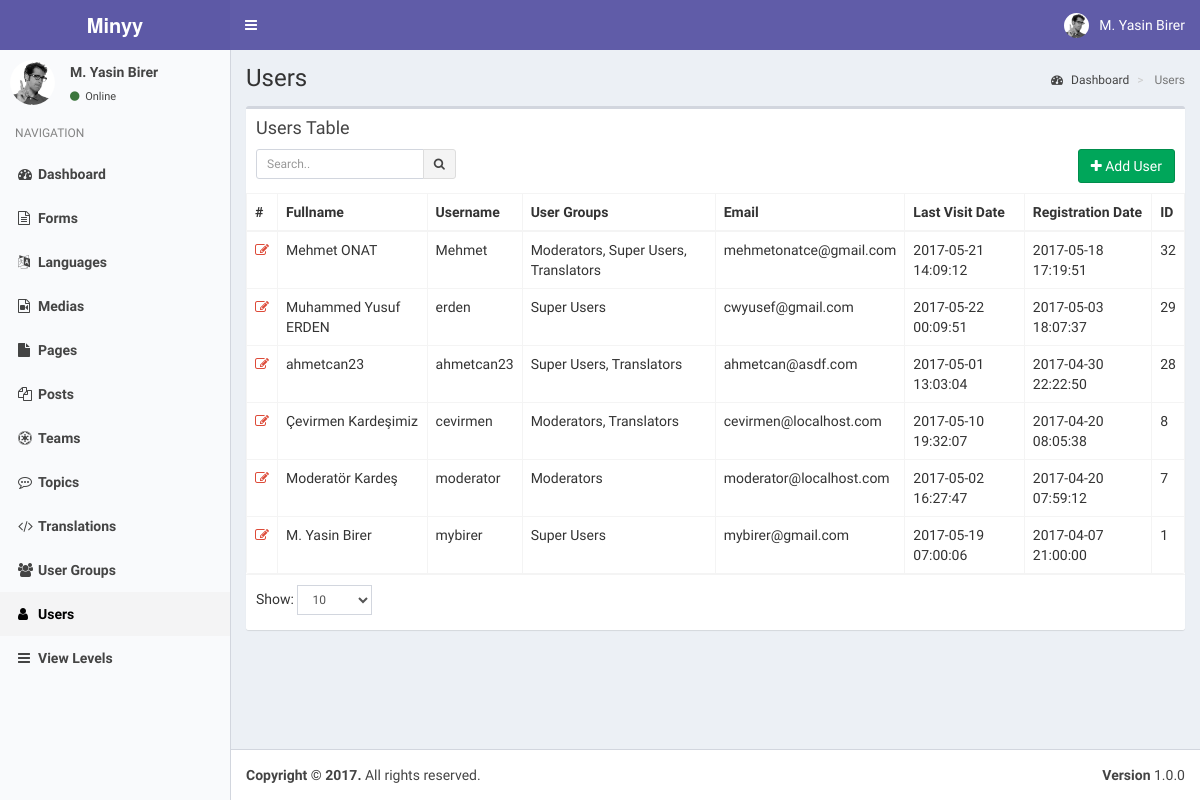
The app's page /index.php?controller=module&action=users (signed in), older data.
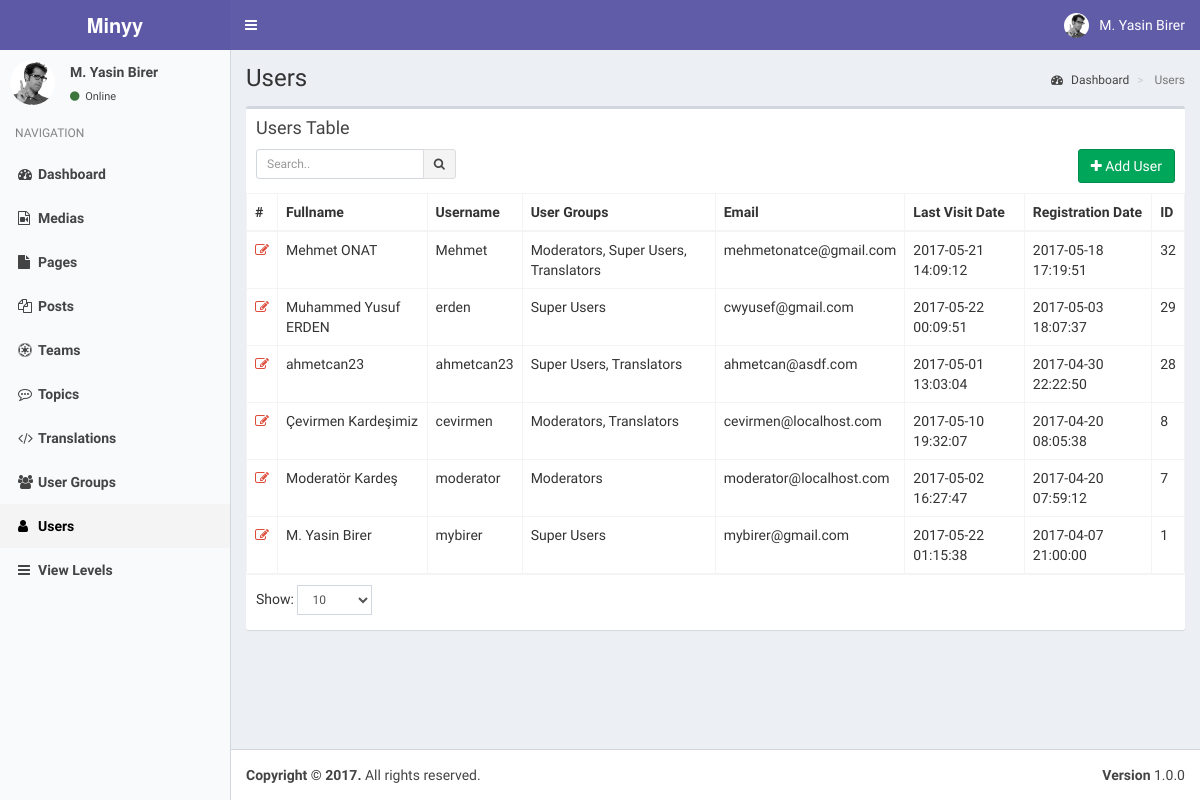
The same page, newer data.
### tables this page shows
CREATE TABLE `modules` (
  `pk_module_id` int(11) NOT NULL,
  `name` varchar(20) NOT NULL,
  `icon` varchar(30) DEFAULT NULL,
  `module_key` varchar(20) NOT NULL,
  `does` text,
  `params` text
);

CREATE TABLE `users` (
  `pk_user_id` int(11) NOT NULL,
  `username` varchar(50) NOT NULL,
  `password` varchar(50) NOT NULL,
  `email` varchar(75) NOT NULL,
  `last_visit` timestamp NOT NULL DEFAULT CURRENT_TIMESTAMP,
  `fullname` varchar(50) DEFAULT NULL,
  `registration_date` timestamp NULL DEFAULT CURRENT_TIMESTAMP
);

### helpers/view_helper.php (called while the page is built, shortened)
<?php
class ViewHelper
{
    private static $__layout='public';
    public static function getView($viewFolder,$viewFile){
        Functions::requireFile('views/'.$viewFolder,$viewFile.'.php');
    }
    public static function setLayout($layout){
        self::$__layout=$layout;
    }
    public static function getHeader(){
        require_once('views/'.self::$__layout.'_header.php');
    }
}
?>

### controllers/users_controller.php (called while the page is built, shortened)
<?php
class UsersController implements ModuleInterface
{
    public static function getList($params=array()) {
        $search_term=isset($_GET['search_term']) ? Functions::clearString($_GET['search_term']) : "";
        $order_by=isset($_GET['order_by']) && !empty($_GET['order_by']) ? strtolower(Functions::clearString($_GET['order_by'])) : "id";
        $order_dir=isset($_GET['order_dir']) && !empty($_GET['order_dir']) ? strtolower(Functions::clearString($_GET['order_dir'])) : "desc";
        $limit=isset($_GET['limit']) && !empty($_GET['limit']) ? (int) Functions::clearString($_GET['limit']) : 20;
        $page=isset($_GET['page']) && !empty($_GET['page']) ? (int) Functions::clearString($_GET['page']) : 1;
        $offset=($page-1)*$limit;
        $params=[
            "search_term"=>$search_term,
            "order_by"=>$order_by,
            "order_dir"=>$order_dir,
            "limit"=>$limit,
            "offset"=>$offset
        ];
        $objList = Users::getObjList($params);
        $gparams=[
            "search_term"=>"",
            "order_by"=>"name",
            "order_dir"=>"asc",
            "limit"=>"1000",
            "offset"=>"0"
        ];
        $groupList= UserGroups::getObjList($gparams);
        ViewHelper::getView('users','users');
    }
}
?>

### index.php (called while the page is built, shortened)
<?php
require_once('helpers/view_helper.php');
require_once('helpers/functions_helper.php');
require_once('helpers/module_helper.php');
require_once('models/users_model.php');
require_once('models/user_groups_model.php');
require_once('models/view_levels_model.php');
require_once('routes.php');

### models/users_model.php (called while the page is built, shortened)
<?php
class Users implements DatabaseObject {
    public $groups;
    public function __construct($pk_user_id,$username,$password,$email,$last_visit,$fullname,$registration_date){
        $this->fullname=$fullname;
        $this->groups=$this->getUserGroups($pk_user_id);
        $this->modules=$this->getUserModules($pk_user_id);
    }
    public static function getObjList($params){
        $list = [];
        $order_dirs=array("desc","asc");
        $key=array_search($params["order_dir"],$order_dirs);
        $order_dir=$order_dirs[($key) ? $key : 0];
        $order_columns=array("pk_user_id", "username", "email", "last_visit", "fullname", "registration_date");
        $key=array_search($params["order_by"],$order_columns);
        $order_by=$order_columns[($key) ? $key : 0];
        $limit=$params["limit"] ? $params["limit"] : "20";
        $offset=$params["offset"] ? $params["offset"] : "0";
        $query="SELECT * FROM users";
        $query.=" ORDER BY $order_by $order_dir LIMIT :offset , :limit";
        $db = Db::getInstance();
        $req = $db->prepare($query);
        $req->bindValue(':limit', intval($limit), PDO::PARAM_INT);
        $req->bindValue(':offset', intval($offset), PDO::PARAM_INT);
        $req->execute();
        foreach($req->fetchAll() as $obj) {
            $list[] = new Users( $obj['pk_user_id'],
                                $obj['username'],
                                $obj['password'],
                                $obj['email'],
                                $obj['last_visit'],
                                $obj['fullname'],
                                $obj['registration_date']);
        }
        return $list;
    }
    public static function getObj($id){
        try{
            $db = Db::getInstance();
            $id = intval($id);
            $req = $db->prepare('SELECT * FROM users WHERE pk_user_id = :pk_user_id');
            $req->execute(array('pk_user_id' => $id));
            $obj = $req->fetch();
            if($obj){
                return new Users( $obj['pk_user_id'],
                                    $obj['username'],
                                    $obj['password'],
                                    $obj['email'],
                                    $obj['last_visit'],
                                    $obj['fullname'],
                                    $obj['registration_date']);
            }
            else{
                return [];
            }
        }
        catch (PDOException $e){
            return $e->getMessage();
        }
    }
    public function getUserGroups($id){
        try{
            $db = Db::getInstance();
            $id = intval($id);
            $req = $db->prepare('SELECT * FROM user_usergroup_map WHERE pk_user_id = :pk_user_id');
            $req->execute(array('pk_user_id' => $id));
            $list=[];
            foreach($req->fetchAll() as $obj) {
                $list[]= $obj['pk_group_id'];
            }
            return $list;
        }
        catch (PDOException $e){
            return $e->getMessage();
        }
    }
    public function getUserModules(){
        $modules=[];
        $params=[
            "search_term"=>"",
            "order_by"=>"name",
            "order_dir"=>"asc",
            "limit"=>"1000",
            "offset"=>"0"
        ];
        $viewLevels=ViewLevels::getObjList($params);
        foreach($viewLevels as $viewObj){
            $voGroups=json_decode($viewObj->groups);
            $voModules=json_decode($viewObj->modules,true);
            foreach($this->groups as $uoGroup){
                if(in_array($uoGroup,$voGroups)){
                    $keys = array_keys($voModules);
                    foreach($keys as $key){
                        if(array_key_exists($key,$modules)){
                            $temp=array_merge($modules[$key],$voModules[$key]);
                            $modules[$key]=array_unique($temp);
                        }
                        else{
                            $modules[$key]=$voModules[$key];
                        }
                    }
                }
            }
        }
        ksort($modules);
        return $modules;
    }
}

### models/view_levels_model.php (called while the page is built, shortened)
<?php
class ViewLevels implements DatabaseObject {
    public function __construct($pk_view_level_id,$title,$groups,$modules){
        $this->groups=$groups;
        $this->modules=$modules;
    }
    public static function getObjList($params){
        $list = [];
        $order_dirs=array("desc","asc");
        $key=array_search($params["order_dir"],$order_dirs);
        $order_dir=$order_dirs[($key) ? $key : 0];
        $order_columns=array("pk_view_level_id", "title");
        $key=array_search($params["order_by"],$order_columns);
        $order_by=$order_columns[($key) ? $key : 0];
        $limit=$params["limit"] ? $params["limit"] : "20";
        $offset=$params["offset"] ? $params["offset"] : "0";
        $query="SELECT * FROM view_levels";
        $query.=" ORDER BY $order_by $order_dir LIMIT :offset , :limit";
        $db = Db::getInstance();
        $req = $db->prepare($query);
        $req->bindValue(':limit', intval($limit), PDO::PARAM_INT);
        $req->bindValue(':offset', intval($offset), PDO::PARAM_INT);
        $req->execute();
        foreach($req->fetchAll() as $obj) {
            $list[] = new ViewLevels( $obj['pk_view_level_id'],
                                $obj['title'],
                                $obj['groups'],
                                $obj['modules']);
        }
        return $list;
    }
}

### helpers/module_helper.php (called while the page is built, shortened)
<?php
class ModuleHelper
{
    public static function getModules(){
        try{
            $db = Db::getInstance();
            $req = $db->prepare('SELECT * FROM modules');
            $req->execute();
            $res=$req->fetchAll(PDO::FETCH_ASSOC);
            $returnArray=[];
            foreach($res as $obj){
                $returnArray[$obj['module_key']]=$obj;
            }
            return $returnArray;
        }
        catch(PDOException $e){
            return [];
            var_dump($e);
            die('Die...');
        }
    }
}
?>

### models/user_groups_model.php (called while the page is built, shortened)
<?php
class UserGroups implements DatabaseObject {
    public function __construct($pk_group_id,$name){
        $this->name=$name;
    }
    public static function getObjList($params){
        $list = [];
        $order_dirs=array("desc","asc");
        $key=array_search($params["order_dir"],$order_dirs);
        $order_dir=$order_dirs[($key) ? $key : 0];
        $order_columns=array("pk_group_id", "name");
        $key=array_search($params["order_by"],$order_columns);
        $order_by=$order_columns[($key) ? $key : 0];
        $limit=$params["limit"] ? $params["limit"] : "20";
        $offset=$params["offset"] ? $params["offset"] : "0";
        $query="SELECT * FROM user_groups";
        $query.=" ORDER BY $order_by $order_dir LIMIT :offset , :limit";
        $db = Db::getInstance();
        $req = $db->prepare($query);
        $req->bindValue(':limit', intval($limit), PDO::PARAM_INT);
        $req->bindValue(':offset', intval($offset), PDO::PARAM_INT);
        $req->execute();
        foreach($req->fetchAll() as $obj) {
            $list[] = new UserGroups( $obj['pk_group_id'],
                                $obj['name']);
        }
        return $list;
    }
}

### views/users/users.php (the view, shortened to what the changed rows need)
<?php ViewHelper::getHeader(); ?>
<?php
    global $objList;
    global $params;
    global $groupList;
?>
<section class="content-header">
    <h1>
    </h1>
    <ol class="breadcrumb">
    <li><a href="index.php"><i class="fa fa-dashboard"></i> <?php T::__("Dashboard"); ?></a></li>
    <li class="active"> <?php T::__("Users"); ?></li>
    </ol>
</section>
<section class="content">
    <div class="row">
    <div class="col-xs-12">
        <div class="box">
        <div class="box-header">
            <h3 class="box-title"><?php T::__("Users Table"); ?></h3>
            <div class="box-toolbox">
            <form id="search-form">
            <div class="input-group input-group-sm pull-left search-form">
                <input type="text" name="table_search" class="form-control pull-right" placeholder="<?php T::__("Search.."); ?>" <?php echo !empty(Functions::getUrlVariableValue("search_term")) ? "value='".htmlspecialchars(urldecode(Functions::getUrlVariableValue("search_term")))."'" : ""; ?> />
                <div class="input-group-btn">
                <button type="submit" class="btn btn-default"><i class="fa fa-search"></i></button>
                </div>
            </div>
            </form>
            <button type="button" data-toggle="openModal" data-target="#addUserModal" class="btn btn-success pull-right">
                <i class="fa fa-plus"></i> <?php T::__("Add User"); ?>
            </button>
            </div>
        </div>
        <div class="box-body table-responsive no-padding">
            <table class="table table-hover table-bordered">
            <thead>
                <tr>
                    <th>#</th>
                    <th><?php T::__("Fullname"); ?></th>
                    <th><?php T::__("Username"); ?></th>
                    <th><?php T::__("User Groups"); ?></th>
                    <th><?php T::__("Email"); ?></th>
                    <th><?php T::__("Last Visit Date"); ?></th>
                    <th><?php T::__("Registration Date"); ?></th>
                    <th><?php T::__("ID"); ?></th>
                </tr>
            </thead>
            <tbody>
            <?php $i=$params['offset']+1; foreach($objList as $user): ?>
            <tr data-id="<?php echo $user->pk_user_id; ?>">
                <td><a data-toggle="tooltip" title="Düzenle" class="text-red" href="index.php?controller=module&action=users&do=edit&id=<?php echo $user->pk_user_id; ?>"><i class="fa fa-edit"></i></a></td>
                <td class="has-link"><?php echo $user->fullname; ?></td>
                <td class="has-link"><?php echo $user->username; ?></td>
                <td class="has-link">
                    <?php
                        $grpstr=[];
                        foreach($groupList as $groupObj){
                            if(in_array($groupObj->pk_group_id,$user->groups)){
                                $grpstr[]=$groupObj->name;
                            }
                        }
                        echo implode(", ",$grpstr);
                    ?>
                </td>
                <td class="has-link"><?php echo $user->email; ?></td>
                <td class="has-link"><?php echo $user->last_visit; ?></td>
                <td class="has-link"><?php echo $user->registration_date; ?></td>
                <td class="has-link"><?php echo $user->pk_user_id; ?></td>
            </tr>
            <?php endforeach; ?>
            </tbody></table>
        </div>
        <div class="box-footer clearfix">
            <div class="table-length dataTables_length pull-left">
                <label><?php T::__("Show:"); ?>
                    <select name="limit" class="form-control input-sm">
                    <option value="10" <?php echo Functions::getUrlVariableValue("limit")=="10" ? "selected" : ""; ?>>10</option>
                    </select>
                </label>
            </div>
        </div>
        </div>
    </div>
    </div>
</section>

### views/static/header.php (shortened to what the changed rows need)
<?php
global $currentUser;
?>
<a href="index.php" class="logo">
    <span class="logo-lg"><b>Minyy</b></span>
</a>
<nav class="navbar navbar-static-top">
    <a href="#" class="sidebar-toggle" data-toggle="offcanvas" role="button">
    </a>
    <div class="navbar-custom-menu">
    <ul class="nav navbar-nav">
        <li class="dropdown user user-menu">
        <a href="#" class="dropdown-toggle" data-toggle="dropdown">
            <img src="assets/img/user2-160x160.jpg" class="user-image" alt="User Image">
            <span class="hidden-xs"><?php echo $currentUser->fullname; ?></span>
        </a>
            </li>
        </ul>
    </div>
</nav>

### views/static/sidebar.php
<?php
global $currentUser;
global $MODULES;
?>
<section class="sidebar">
    <div class="user-panel">
    <div class="pull-left image">
        <img src="assets/img/user2-160x160.jpg" class="img-circle" alt="User Image">
    </div>
    <div class="pull-left info">
        <p><?php echo $currentUser->fullname; ?></p>
        <a href="#"><i class="fa fa-circle text-success"></i> <?php echo T::__('Online'); ?></a>
    </div>
    </div>
    <ul class="sidebar-menu">
    <li class="header"><?php echo T::__('NAVIGATION'); ?></li>
    <?php
    foreach($currentUser->modules as $module=>$moduleProps):
    ?>
    <li class="<?php echo Functions::isActive($module); ?>">
        <a href="index.php?controller=module&action=<?php echo $module; ?>"><i class="fa <?php echo $MODULES[$module]["icon"]; ?>"></i><span><?php echo $MODULES[$module]["name"]; ?></span></a>
    </li>
    <?php endforeach; ?>
    </ul>
</section>

Row changes from the older to the newer data that the page shows:
removed modules: name "Forms"
removed modules: name "Languages"
changed users "M. Yasin Birer": last_visit "2017-05-19 07:00:06" → "2017-05-22 01:15:38"
